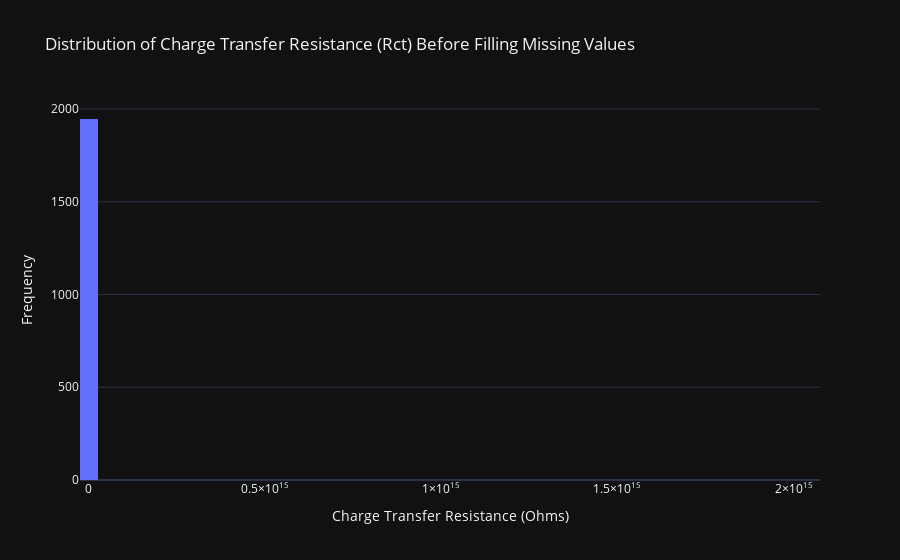

Write notebook code for a chart like this one.
### Code cell
fig_rct_hist = go.Figure()
fig_rct_hist.add_trace(go.Histogram(x=metadata["Rct"].dropna(), nbinsx=50, name="Rct"))
fig_rct_hist.update_layout(
    title="Distribution of Charge Transfer Resistance (Rct) Before Filling Missing Values",
    xaxis_title="Charge Transfer Resistance (Ohms)",
    yaxis_title="Frequency",
    template="plotly_dark"
)
fig_rct_hist.show()

### Figure 1 — Plotly figure (JSON) as saved in the notebook; plotly's stock layout.template omitted (floating-point values rounded to 4 significant figures; data arrays with more than 128 entries replaced by an {"elided": "..."} marker saying what was removed)
{"data": [{"name": "Rct", "nbinsx": 50, "type": "histogram", "x": {"elided": "1947 float values"}}], "layout": {"title": {"text": "Distribution of Charge Transfer Resistance (Rct) Before Filling Missing Values"}, "xaxis": {"title": {"text": "Charge Transfer Resistance (Ohms)"}}, "yaxis": {"title": {"text": "Frequency"}}}}
